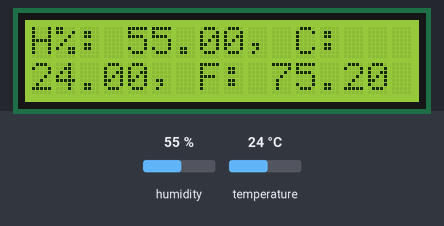
This sketch was run on a simulated Arduino Uno, built with avr-gcc and run on an emulated ATmega328P. Shown: 16×2 character LCD. The test bench sets the inputs (shaded band); at power-on: humidity 55 %, temperature 24 °C.

Above: at 2.7 s.
2.8 s: humidity set to 22 %
At 5.2 s:
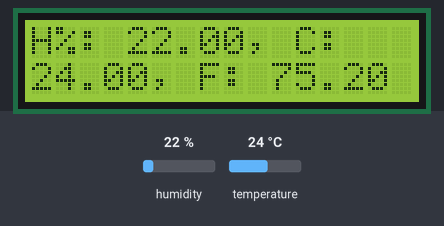
5.8 s: temperature set to 12 °C
At 6.9 s:
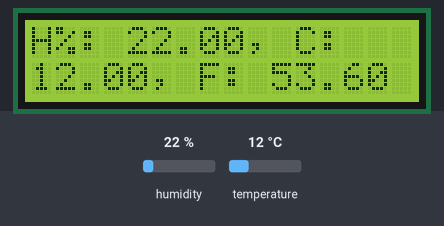
12.2 s: humidity set to 40 %
At 13.1 s:
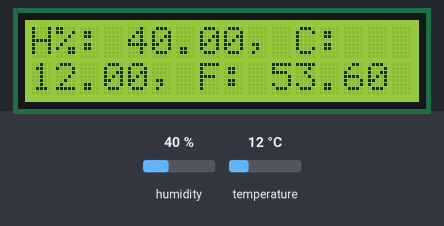
15.2 s: temperature set to 19 °C
At 17.7 s:
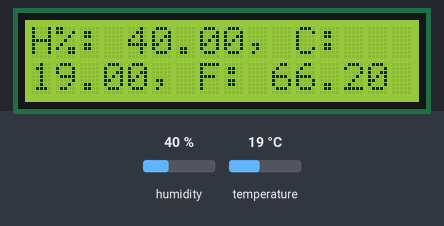
Timing chart, 0 to 19.2 s (numbered marks = the images above; inputs shaded):
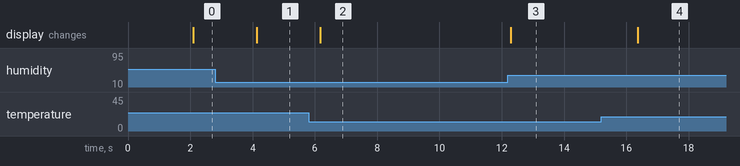

Measured:
- after the input at 2.8 s, the display: changes after 1.3 s (image 1)
- after the input at 5.8 s, the display: changes after 0.38 s (image 2)
- after the input at 12.2 s, the display: changes after 0.09 s (image 3)
- after the input at 15.2 s, the display: changes after 1.2 s (image 4)

The sketch:

dht_with_lcd.ino
```cpp
#include <DHT.h>
#include <LiquidCrystal_I2C.h>

LiquidCrystal_I2C lcd(0x27, 16, 2);

#define DHT_PIN 16
#define DHT_TYPE DHT22
DHT dht(DHT_PIN, DHT_TYPE);

void setup() {
  Serial.begin(115200);

  lcd.init();
  lcd.backlight();
  lcd.setCursor(0, 0);
  dht.begin();
}

void loop() {
  delay(2000);

  float h = dht.readHumidity();
  float t = dht.readTemperature();
  float f = dht.readTemperature(true);

  if (isnan(h) || isnan(t) || isnan(f)) {
    Serial.println(F("Failed to read from DHT sensor!"));

    return;
  }

  lcd.clear();
  lcd.print("H%: ");
  lcd.print(h);
  lcd.print(", ");

  lcd.print("C: ");
  lcd.setCursor(0, 1);
  lcd.print(t);
  lcd.print(", ");

  lcd.print("F: ");
  lcd.print(f);

}
```
